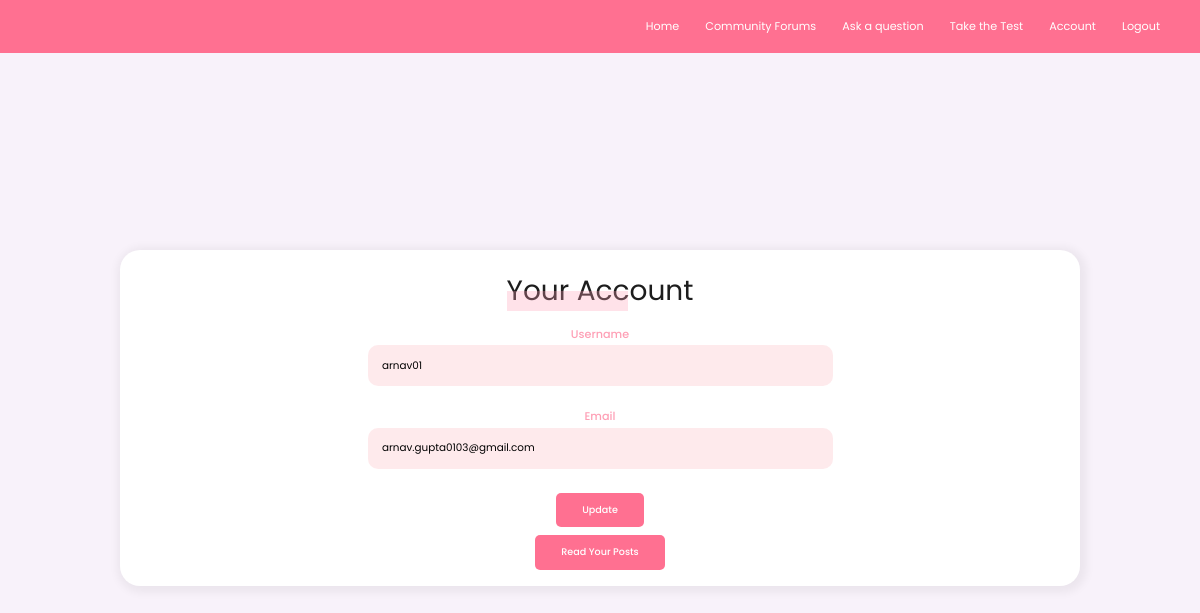
The page /account (signed in) on the database as committed earlier.
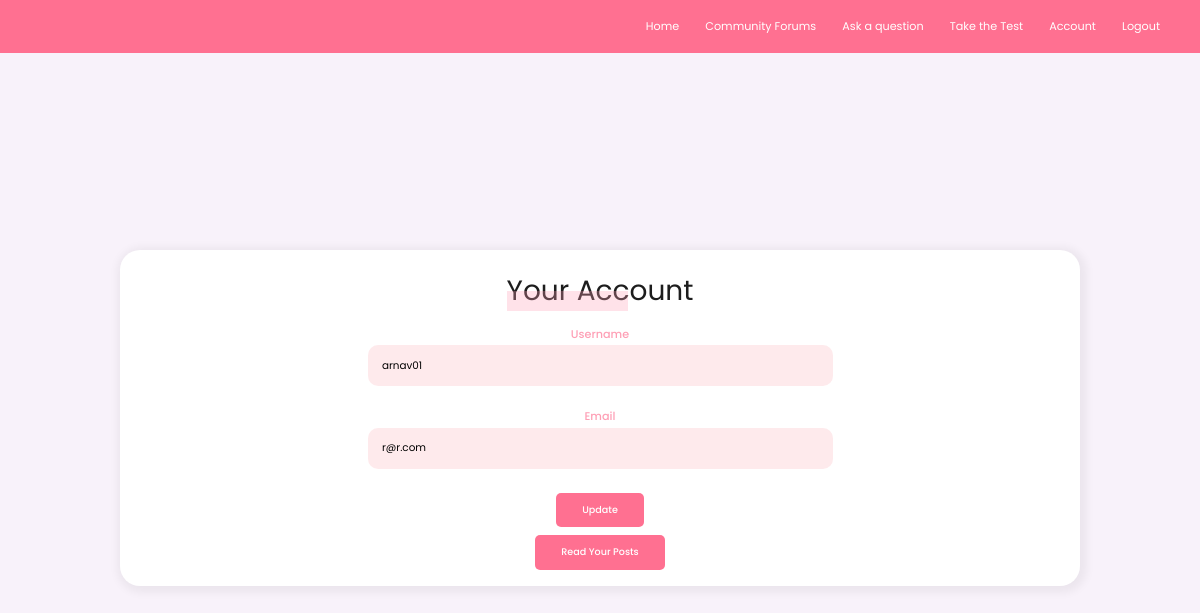
The same page on the database as committed later.
### blogs/models.py (models this page shows, shortened)
class User(db.Model,UserMixin):
    __tablename__ = 'users'
    id = db.Column(db.Integer,primary_key = True)
    fname = db.Column(db.String(64))
    profile_image = db.Column(db.String(64), nullable = False, default = 'Site_icon.png')
    email = db.Column(db.String(64),unique = True,index = True)
    username = db.Column(db.String(64),unique = True,index = True)
    password_hash = db.Column(db.String(128))
    reply = db.relationship('Reply' , backref = 'user_reply', lazy = 'dynamic')
    posts = db.relationship('BlogPost', backref = 'author' ,lazy = True)

### blogs/users/views.py (the view)
@users.route('/account', methods=['GET', 'POST'])
@login_required
def account():
    pic = current_user.profile_image
    form = UpdateUserForm()
    if form.validate_on_submit():
        current_user.email = form.email.data
        current_user.username = form.username.data
        if form.picture.data is not None:
            id = current_user.id
            pic = add_profile_pic(form.picture.data, id)
            current_user.profile_image = pic
        flash('User Account Created')
        db.session.commit()
        redirect(url_for('users.account'))
    elif request.method == 'GET':
        form.username.data = current_user.username
        form.email.data = current_user.email
    profile_image = url_for('static', filename=current_user.profile_image)
    return render_template('account.htm', profile_image=profile_image, form=form, pic=pic)

### blogs/users/forms.py (shortened to what this page needs)
class UpdateUserForm(FlaskForm):
    email = StringField('Email', validators=[DataRequired(), Email()])
    username = StringField('Username', validators=[DataRequired()])
    picture = FileField('Update Profile Picture', validators=[
                        FileAllowed(['jpg', 'png'])])
    submit = SubmitField('Update')

### blogs/models.py (called while the page is built)
@login_manager.user_loader
def load_user(user_id):
    return User.query.get(user_id)

### blogs/templates/account.htm (shortened to what this page needs)
{%extends "base.htm"%}
{%block content%}
<div class="account-container">
  <div class="account-hero">
    <div align='center'>
      <h1 class="heading-1">Your Account</h1>
    </div>
    <div class="container" align ="center">
      <form method="POST" action = "" enctype="multipart/form-data">
        <div class="test__group">
            {{form.username.label(class="test-hero__ques-no block")}}
            {{form.username(class="form__input")}}
        </div>
        <div class="test__group mgb">
          {{form.email.label(class="test-hero__ques-no block")}}
          {{form.email(class="form__input")}}
        </div>
        <div class="form-group">
          {{form.submit(class = 'btn btn-primary-color')}}
        </div>
      </form>
      <a href="{{url_for('users.user_posts', username = current_user.username)}}">  <button class = "btn btn-primary-color" type="button"> Read Your Posts</button></a>
    </div>
  </div>
</div>
{%endblock%}

Rows that differ between the two databases and show on the page:
changed User "arnav01": email "arnav.gupta0103@gmail.com" → "r@r.com"
